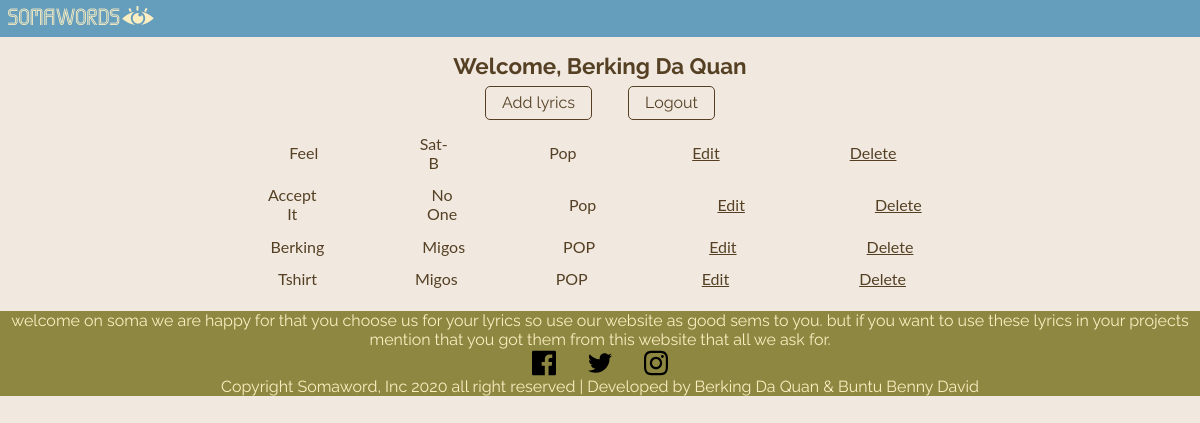
Page /admin_page.php (signed in) on the committed database.
### tables this page shows
CREATE TABLE `lyrics` (
  `id` int NOT NULL AUTO_INCREMENT,
  `song_name` varchar(255) NOT NULL,
  `artist` varchar(255) NOT NULL,
  `lyrics` text NOT NULL,
  `genre` varchar(255) NOT NULL,
  `time_of_upload` datetime DEFAULT CURRENT_TIMESTAMP,
  `likes` int DEFAULT '0',
  `views` int DEFAULT '0',
  `link` varchar(255) DEFAULT '',
  PRIMARY KEY (`id`)
);

### admin_page.php (the view, shortened to what this page needs)
<?php
require "header.php";
require "basis.php";
?>
    <div class="container">
        <div class="dashboard" id="hide">
          <h2>welcome, <?php echo $_SESSION['username']; ?></h2>
            <div class="admin_action_panel">
                <ul>
                    <li><a href="add.php?user=<?php if (isset($_SESSION['username'])) { echo $_SESSION['username']; }; ?>" id="add__lyrics" class="action links">Add lyrics</a></li>
                    <li><a href="traitement.php?action=logout" class="action links">Logout</a></li>
                </ul>
            </div>
            <?php
            $query = 'SELECT * FROM lyrics';
            $result = $dbconnection->query($query);
            while ($data = $result->fetch()) {
                ?>
                <div class="song__box">
                    <table class="content__table">
                        <tr class="__row">
                            <td class="table__element"><?php echo $data['song_name']; ?></td>
                            <td class="table__element"><?php echo $data['artist']; ?></td>
                            <td class="table__element"><?php echo $data['genre']; ?></td>
                            <td class="table__element"><a href="traitement.php?action=edit" id="edit" class="links action__btn">Edit</a>
                            </td>
                            <td class="table__element"><a href="traitement.php?action=delete&id=<?php echo $data['id']; ?>" id="edit" class="links action__btn">Delete</a>
                            </td>
                        </tr>
                    </table>
                </div>
                <?php
            }
            ?>
        </div>
    </div>
<?php require "footer.php" ?>

### static/css/all.css (style rules this page uses)
body { font-family: 'Raleway', sans-serif; font-weight: normal; background: #bc986a34; }
*, *::before, *::after { margin: 0; padding: 0; box-sizing: border-box; }
h1, h2, h3, h4 { font-weight: bold; }
.links { text-decoration: none; color: unset; }
.container { color: #554024; width: 95%; margin: 0 auto; }
h2 { text-transform: capitalize; font-size: 1.4rem; }

### static/css/style.css (style rules this page uses)
.dashboard { width: 90%; text-align: center; margin: 1rem auto -2rem; }
.song__box { display: flex; align-items: center; justify-content: center; }
.content__table { position: relative; }
.table__element { font-size: 1rem; font-weight: 400; font-family: 'lato', sans-serif; }
td { padding: .3rem 3rem; text-transform: capitalize; width: 30%; margin: 0 auto; text-align: center; }
tr { text-align: center; }
.action__btn { text-decoration: underline; padding: 0 1rem; }
.admin_action_panel { color: #554024; border-radius: 5px; height: 3rem; display: flex; align-items: center; justify-content: center; }
.admin_action_panel ul li { display: inline-block; list-style: none; }
.admin_action_panel ul li a { margin: 0 1rem; border: 1px #554024 solid; padding: .4rem 1rem; border-radius: 5px; }

### rows in the picture
lyrics: song_name "Feel", artist "Sat-B", genre "Pop"
lyrics: song_name "Accept It", artist "No One", genre "Pop"
lyrics: song_name "Berking", artist "Migos", genre "POP"
lyrics: song_name "Tshirt", artist "Migos", genre "POP"

### other values in the picture
$_SESSION['username'] "Berking Da Quan"
